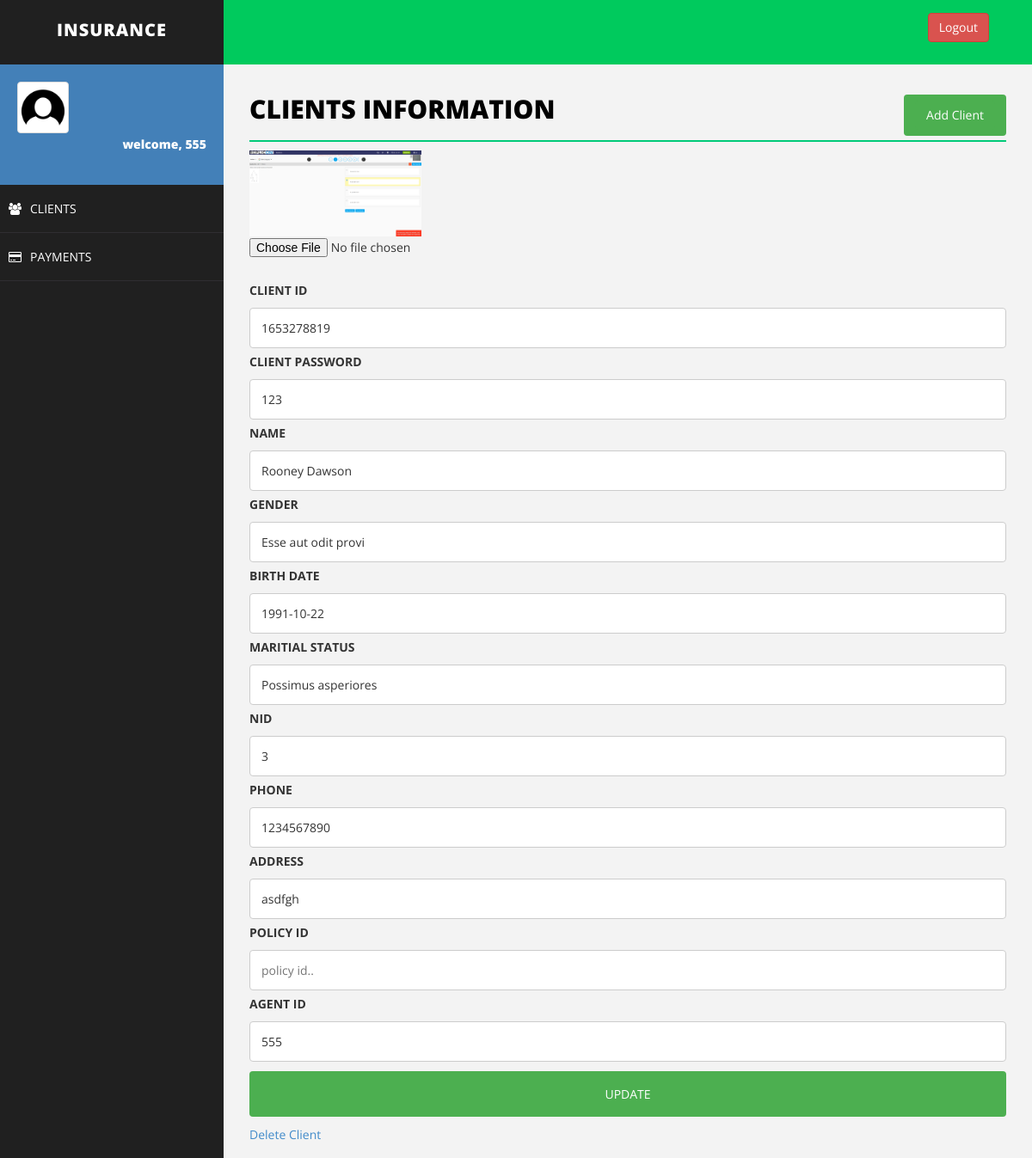
The page /editClient1.php?client_id=1653278819 (signed in) on the database its author committed.
### tables this page shows
CREATE TABLE `client` (
  `client_id` varchar(200) NOT NULL,
  `client_password` varchar(30) NOT NULL,
  `name` varchar(50) NOT NULL,
  `sex` varchar(20) NOT NULL,
  `birth_date` varchar(20) NOT NULL,
  `marital_status` varchar(20) NOT NULL,
  `nid` varchar(50) NOT NULL,
  `phone` varchar(20) NOT NULL,
  `address` varchar(50) NOT NULL,
  `agent_id` varchar(20) NOT NULL,
  `image` varchar(200) NOT NULL,
  `child1_name` text NOT NULL,
  `child1_gender` text NOT NULL,
  `child1_birth_date` text NOT NULL,
  `child1_national_id` text NOT NULL,
  `child1_relationship` text NOT NULL,
  `child1_priority` text NOT NULL,
  `child1_phone` int(255) NOT NULL,
  `child2_name` text NOT NULL,
  `child2_gender` text NOT NULL,
  `child2_birth_date` text NOT NULL,
  `child2_national_id` text NOT NULL,
  `child2_relationship` text NOT NULL,
  `child2_priority` text NOT NULL,
  `child2_phone` int(255) NOT NULL,
  `father_name` text NOT NULL,
  `father_gender` text NOT NULL,
  `father_birth_date` text NOT NULL,
  `father_national_id` text NOT NULL,
  `father_relationship` text NOT NULL,
  `father_priority` text NOT NULL,
  `father_phone` int(255) NOT NULL,
  `mother_name` text NOT NULL,
  `mother_gender` text NOT NULL,
  `mother_birth_date` text NOT NULL,
  `mother_national_id` text NOT NULL,
  `mother_relationship` text NOT NULL,
  `mother_priority` text NOT NULL,
  `mother_phone` int(255) NOT NULL,
  `start_date` varchar(255) NOT NULL,
  `end_date` varchar(255) NOT NULL,
  `due_date` varchar(255) NOT NULL,
  `policy_id` varchar(255) NOT NULL,
  `due_amount` varchar(255) NOT NULL,
  `shared_location` varchar(255) NOT NULL,
  `adhar_number` varchar(255) NOT NULL
);

### editClient1.php (the view, shortened to what this page needs)
<!DOCTYPE html>
<html>
<head>
    <link href="assets/css/bootstrap.css" rel="stylesheet" />
    <link href="assets/css/font-awesome.css" rel="stylesheet" />
    <link href="assets/css/basic.css" rel="stylesheet" />
    <link href="assets/css/custom.css" rel="stylesheet" />
</head>
<body>
<?php include 'header.php';
?>
        <div id="page-wrapper">
                <div class="row">
                    <div class="col-md-12">
                        <h1 class="page-head-line">Clients Information
						<button class="btn" align="center">
						<a href="addclient.php" class="btn">Add Client</a>
						</button>
						</h1>
                    </div>
                </div>
<?php
	if($_SERVER["REQUEST_METHOD"] == "GET"){
		$client_id = $_GET["client_id"];
	}
	$temp_id="";
	$master_id="ahmed";
	$sql = "SELECT agent_id from client where client_id='$client_id'";
	$result = $conn->query($sql);
	while($row = $result->fetch_assoc()) {
		$temp_id= $row['agent_id'];
	}
	if($_SESSION["username"]==($temp_id || $master_id)){
	$sql = "SELECT * from client where client_id='$client_id'";
	$result = $conn->query($sql);
	  echo "<div>\n";
	while($row = $result->fetch_assoc()) {
		$images = $row["image"];
?>
<img class="profile-user-img img-responsive"  width="200px" height="200px" src="<?php echo "../project/uploads/".$images ?>" alt="User profile picture">
<form action="updateClient.php" method="post" enctype="multipart/form-data">
<input type="file" name="fileToUpload"><br>
<?php
		echo "<label for=\"fname\">CLIENT ID</label>";
	    echo "<input type=\"text\" client_id=\"fname\" name=\"client_id\" placeholder=\"clients id..\" value=\"$row[client_id]\">";
		echo "<label for=\"fname\">CLIENT PASSWORD</label>";
	    echo "<input type=\"text\" client_id=\"fname\" name=\"client_password\" placeholder=\"clients password..\" value=\"$row[client_password]\">";
		echo "<label for=\"fname\">NAME</label>";
	    echo "<input type=\"text\" client_id=\"fname\" name=\"name\" placeholder=\"clients name..\" value=\"$row[name]\">";
		echo "<label for=\"fname\">GENDER</label>";
		echo "<input type=\"text\" client_id=\"fname\" name=\"sex\" placeholder=\"clients gender..\" value=\"$row[sex]\">";
		echo "<label for=\"fname\">BIRTH DATE</label>";
		echo "<input type=\"text\" client_id=\"fname\" name=\"birth_date\" placeholder=\"clients Birth Date..\" value=\"$row[birth_date]\">";
		echo "<label for=\"fname\">MARITIAL STATUS</label>";
		echo "<input type=\"text\" client_id=\"fname\" name=\"marital_status\" placeholder=\"clients Maritial Status..\" value=\"$row[marital_status]\">";
		echo "<label for=\"fname\">NID</label>";
		echo "<input type=\"text\" client_id=\"fname\" name=\"nid\" placeholder=\"clients NID..\" value=\"$row[nid]\">";
		echo "<label for=\"fname\">PHONE</label>";
		echo "<input type=\"text\" client_id=\"fname\" name=\"phone\" placeholder=\"clients Phone..\" value=\"$row[phone]\">";
		echo "<label for=\"fname\">ADDRESS</label>";
		echo "<input type=\"text\" client_id=\"fname\" name=\"address\" placeholder=\"clients Address..\" value=\"$row[address]\">";
		echo "<label for=\"fname\">POLICY ID</label>";
		echo "<input type=\"text\" client_id=\"fname\" name=\"policy_id\" placeholder=\"policy id..\" value=\"$row[policy_id]\">";
		echo "<label for=\"fname\">AGENT ID</label>";
		echo "<input type=\"text\" client_id=\"fname\" name=\"agent_id\" placeholder=\"agent id..\" value=\"$row[agent_id]\">";
		?>
			<input type="submit" value="UPDATE" name="submit">
			</form>
		<?php
	echo "<a href='deleteClient.php?client_id=".$client_id."'>Delete Client</a>";
echo "</div>\n";
    }
	}else{ echo "you are not authorized to edit this client";
	}
?>
        </div>
    </div>
</body>
</html>

### assets/css/basic.css (style rules this page uses)
body { font-family: 'Open Sans', sans-serif; line-height:25px; }
#page-wrapper { padding: 15px 15px; min-height: 600px; background: #F3F3F3; }
.page-head-line { font-size: 30px; text-transform: uppercase; color: #000; font-weight: 800; padding-bottom: 20px; border-bottom: 2px solid #00CA79; margin-bottom: 10px; }
@media (min-width:768px) { #page-wrapper { margin: 0 0 0 260px; padding: 15px 30px; min-height: 1200px; } }

### editClient1.php (style rules this page uses)
input[type=text], select { width: 100%; padding: 10px 13px; margin: 3px 0; display: inline-block; border: 1px solid #ccc; border-radius: 4px; box-sizing: border-box; }
input[type=submit] { width: 100%; background-color: #4CAF50; color: white; padding: 14px 20px; margin: 8px 0; border: none; border-radius: 4px; cursor: pointer; }
.btn { background-color: #4CAF50; float: right; color:white; text-decoration:none; }

### rows shown on the page
client: image (picture), client_id "1653278819", client_password "123", name "Rooney Dawson", sex "Esse aut odit provi", birth_date "1991-10-22", marital_status "Possimus asperiores", nid "3", phone "1234567890", address "asdfgh", agent_id "555"

### other values the page prints
$_SESSION["username"] "555"
